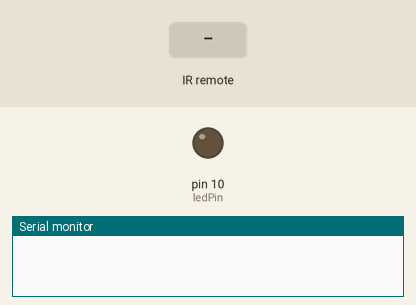
This sketch was run on a simulated Arduino Uno, built with avr-gcc and run on an emulated ATmega328P. Parts: output pins drawn as LEDs (lit = HIGH), the last lines printed to the serial monitor. Inputs (shaded band) come from the test bench.

Above: at 1.4 s.
1.5 s: infrared code 0xFFE21D received
At 2.9 s:
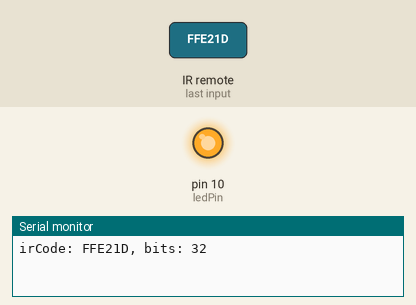
Timing chart, 0 to 4.5 s (numbered marks = the images above; inputs shaded):
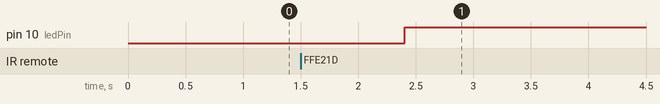

Measured:
- after the input at 1.5 s, pin 10 (ledPin): LOW → HIGH after 0.90 s

The sketch:

3.26test1.ino
```cpp
#include <IRremote.h>
const int irReceiverPin=8;//the SIG of receiver module attach to pin7
const int ledPin=10;//pin 13 built-in led
IRrecv irreev(irReceiverPin);//Creates a variable of type IRrecv
decode_results results;
void setup ()
{
  pinMode(ledPin,OUTPUT);//set ledpin as OUTPUT
  Serial.begin (9600);//initialize serial
  irreev.enableIRIn(); //enable ir receiver module
}
void loop()
{
  if(irreev.decode(&results))
  {
  Serial.print("irCode: "); //print" irCode: "
  Serial.print(results.value,HEX); //print the value in hexdecimal
  Serial.print(", bits: "); //print"
  Serial.println(results. bits);
  irreev.resume();
  }
  delay(600);
  if(results.value==0xFFE21D)
  digitalWrite(ledPin,HIGH); //turn on the led
  else
  digitalWrite(ledPin, LOW);//turn off the led
}
```
